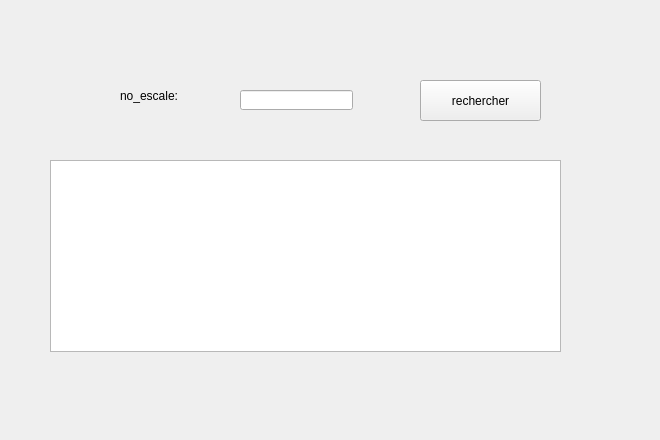
      <widget class="QWidget" name="tab_11">
       <attribute name="title">
        <string>recherche</string>
       </attribute>
       <widget class="QLabel" name="label_35">
        <property name="geometry">
         <rect>
          <x>0</x>
          <y>-10</y>
          <width>651</width>
          <height>431</height>
         </rect>
        </property>
        <property name="text">
         <string/>
        </property>
        <property name="pixmap">
         <pixmap>../../avis-lufthansa-vol-inde.jpg</pixmap>
        </property>
       </widget>
       <widget class="QLabel" name="label_34">
        <property name="geometry">
         <rect>
          <x>120</x>
          <y>80</y>
          <width>111</width>
          <height>31</height>
         </rect>
        </property>
        <property name="text">
         <string>no_escale:</string>
        </property>
       </widget>
       <widget class="QLineEdit" name="lineEdit_25">
        <property name="geometry">
         <rect>
          <x>240</x>
          <y>90</y>
          <width>113</width>
          <height>20</height>
         </rect>
        </property>
       </widget>
       <widget class="QTableView" name="tabreche">
        <property name="geometry">
         <rect>
          <x>50</x>
          <y>160</y>
          <width>511</width>
          <height>192</height>
         </rect>
        </property>
       </widget>
       <widget class="QPushButton" name="pushButton_reches">
        <property name="geometry">
         <rect>
          <x>420</x>
          <y>80</y>
          <width>121</width>
          <height>41</height>
         </rect>
        </property>
        <property name="text">
         <string>rechercher</string>
        </property>
       </widget>
      </widget>
